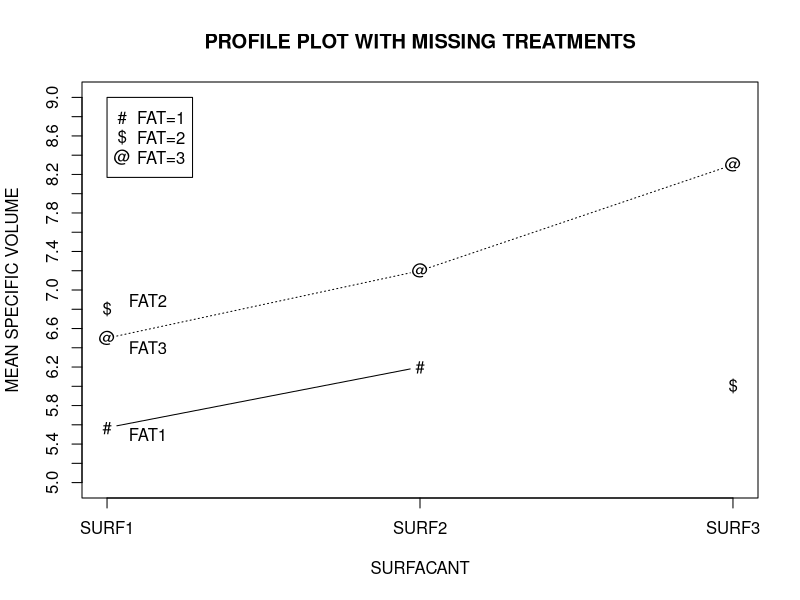

This figure's R source:
x <- c(1,2,3)
y1 <- c(5.57,6.2,NA)
y2 <- c(6.8 ,NA, 6.0)
y3 <- c(6.5  ,7.2,8.3)
y <-cbind(y1,y2,y3)

par(lab=c(3,15,4))
matplot(x,y,type="b",xlab="SURFACANT",ylab="MEAN SPECIFIC VOLUME",
        main="PROFILE PLOT WITH MISSING TREATMENTS",cex=.99,
        ylim=c(5,9),lab=c(3,15,4),pch=c("#$@"),xaxt="n",col="black")
axis(side=1,at=c(1,2,3),labels=c("SURF1","SURF2","SURF3"))
legend(1,9,pch=c("#$@"),legend=c("FAT=1","FAT=2","FAT=3"))
text(1.13,5.5,"FAT1")
text(1.13,6.4,"FAT3")
text(1.13,6.89,"FAT2")
